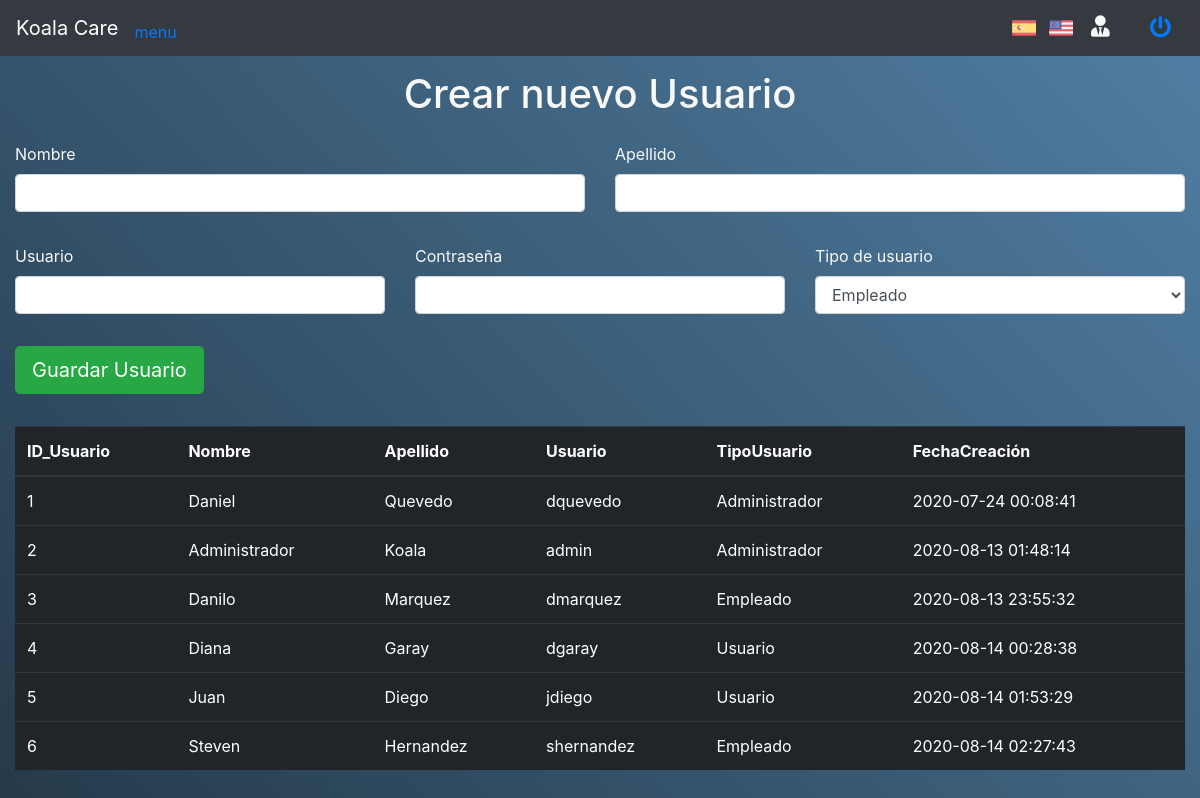
Page /Koalas_E/index.php/user on the committed database.
### tables this page shows
CREATE TABLE `tbusuarios` (
  `ID_Usuario` int(11) NOT NULL,
  `Nombre` varchar(50) NOT NULL,
  `Apellido` varchar(50) NOT NULL,
  `Usuario` varchar(150) NOT NULL,
  `Password` text NOT NULL,
  `TipoUsuario` int(11) NOT NULL COMMENT '1 = Administrador, 2 = Empleado, 3 = Usuario',
  `FechaCreacion` timestamp NOT NULL DEFAULT current_timestamp()
);

### Koalas_E/application/controllers/User.php (called while the page is built, shortened)
<?php
class User extends CI_Controller {
	public function __construct(){
		$this->load->model("User_model");
	}
	public function index()
	{
		$datos["listUsers"] = $this->User_model->Read_All_User();
		$this->load->view("Format/header");
		$this->load->view('User/CreateUser', $datos);
		$this->load->view("Format/footer");
	}
}

### Koalas_E/index.php (called while the page is built, shortened)
<?php
require_once BASEPATH.'core/CodeIgniter.php';

### Koalas_E/application/models/User_model.php (called while the page is built, shortened)
<?php
	class User_model extends CI_Model {
		function Read_All_User(){
			$this->db->select("*");
			$this->db->from("tbusuarios");
			$result = $this->db->get();
			return $result->result();
		}
	}
?>

### Koalas_E/application/views/User/CreateUser.php (the view, shortened to what this page needs)
<div class="container-fluid text-light">
	<div class="row mb-3">
		<div class="col-12 text-center">
			<h1>Crear nuevo Usuario</h1>
		</div>
	</div>
	<form action="<?= base_url() ?>index.php/User/NewUser" method="POST">
		<div class="row mb-3">
			<div class="col-6">
				<div class="form-group">
					<label for="txtNombre">Nombre</label>
					<input type="text" id="txtNombre" name="txtNombre" class="form-control">
				</div>
			</div>
			<div class="col-6">
				<div class="form-group">
					<label for="txtApellido">Apellido</label>
					<input type="text" id="txtApellido" name="txtApellido" class="form-control">
				</div>
			</div>
		</div>
		<div class="row mb-3">
			<div class="col-4">
				<div class="form-group">
					<label for="txtUser">Usuario</label>
					<input type="text" id="txtUser" name="txtUser" class="form-control">
				</div>
			</div>
			<div class="col-4">
				<div class="form-group">
					<label for="txtPass">Contraseña</label>
					<input type="password" id="txtPass" name="txtPass" class="form-control">
				</div>
			</div>
			<div class="col-4">
				<div class="form-group">
					<label for="slcTipoUser">Tipo de usuario</label>
					<select name="slcTipoUser" id="slcTipoUser" class="form-control">
						<option value="2">Empleado</option>
					</select>
				</div>
			</div>
		</div>
		<div class="row mb-3">
			<div class="col-12">
				<div class="form-group">
					<button class="btn btn-success btn-lg" type="submit">Guardar Usuario</button>
				</div>
			</div>
		</div>
	</form>
	<div class="row mb-3">
		<div class="col-12">
			<div class="table-responsive">
				<table class="table table-dark" id="tableUser">
					<thead>
						<tr>
							<th>ID_Usuario</th>
							<th>Nombre</th>
							<th>Apellido</th>
							<th>Usuario</th>
							<th>TipoUsuario</th>
							<th>FechaCreación</th>
						</tr>
					</thead>
					<tbody>
						<?php
						foreach ($listUsers as $key => $value) {
							?>
							<tr>
								<td><?= $value->ID_Usuario ?></td>
								<td><?= $value->Nombre ?></td>
								<td><?= $value->Apellido ?></td>
								<td><?= $value->Usuario ?></td>
								<td>
									<?php
									switch ($value->TipoUsuario) {
										case 1:
											echo "Administrador";
											break;
										case 2:
											echo "Empleado";
											break;
										case 3:
											echo "Usuario";
											break;
									}
									?>
								</td>
								<td><?= $value->FechaCreacion ?></td>
							</tr>
							<?php
						}
						?>
					</tbody>
				</table>
			</div>
		</div>
	</div>
</div>

### Koalas_E/assets/template/demo.css (style rules this page uses)
html,body,div,span,header,ul,li,a { margin:0;padding:0;border:0;font-size:100%;font:inherit;vertical-align:baseline }
html { height:100% }
body { font-family:'Raleway', sans-serif;text-align:center;color:#fffce1 }
h1,h2,h3,h4,h5,h6 { margin:0 }

### rows in the picture
tbusuarios: ID_Usuario "1", Nombre "Daniel", Apellido "Quevedo", Usuario "dquevedo", TipoUsuario "Administrador", FechaCreacion "2020-07-24 00:08:41"
tbusuarios: ID_Usuario "2", Nombre "Administrador", Apellido "Koala", Usuario "admin", TipoUsuario "Administrador", FechaCreacion "2020-08-13 01:48:14"
tbusuarios: ID_Usuario "3", Nombre "Danilo", Apellido "Marquez", Usuario "dmarquez", TipoUsuario "Empleado", FechaCreacion "2020-08-13 23:55:32"
tbusuarios: ID_Usuario "4", Nombre "Diana", Apellido "Garay", Usuario "dgaray", TipoUsuario "Usuario", FechaCreacion "2020-08-14 00:28:38"
tbusuarios: ID_Usuario "5", Nombre "Juan", Apellido "Diego", Usuario "jdiego", TipoUsuario "Usuario", FechaCreacion "2020-08-14 01:53:29"
tbusuarios: ID_Usuario "6", Nombre "Steven", Apellido "Hernandez", Usuario "shernandez", TipoUsuario "Empleado", FechaCreacion "2020-08-14 02:27:43"
